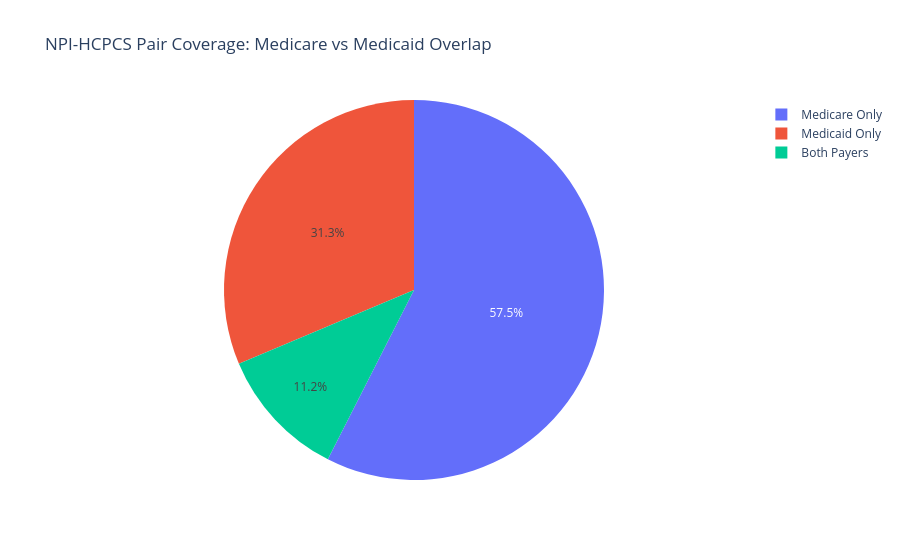

Notebook source saved alongside this figure:
### Code cell
# Chart 6: Payer source breakdown — pie chart
source_df = con.execute("""
    SELECT payer_source AS "Payer Source", count(*) AS "NPI-HCPCS Pairs"
    FROM joined
    GROUP BY payer_source
""").df()

fig = px.pie(source_df, values="NPI-HCPCS Pairs", names="Payer Source",
             title="NPI-HCPCS Pair Coverage: Medicare vs Medicaid Overlap",
             color="Payer Source",
             color_discrete_map={"Medicare Only": "#636EFA", "Medicaid Only": "#EF553B", "Both Payers": "#00CC96"})
fig.show()

### Figure 1 — Plotly figure (JSON) as saved in the notebook; plotly's stock layout.template omitted (floating-point values rounded to 4 significant figures)
{"data": [{"customdata": [["Medicaid Only"], ["Both Payers"], ["Medicare Only"]], "domain": {"x": [0, 1], "y": [0, 1]}, "hovertemplate": "Payer Source=%{customdata[0]}<br>NPI-HCPCS Pairs=%{value}<extra></extra>", "labels": ["Medicaid Only", "Both Payers", "Medicare Only"], "legendgroup": "", "marker": {"colors": ["#EF553B", "#00CC96", "#636EFA"]}, "name": "", "showlegend": true, "type": "pie", "values": [4254982, 1515350, 7803419]}], "layout": {"legend": {"tracegroupgap": 0}, "title": {"text": "NPI-HCPCS Pair Coverage: Medicare vs Medicaid Overlap"}}}
